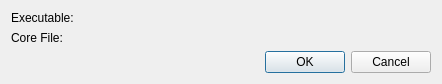
<?xml version="1.0" encoding="UTF-8"?>
<ui version="4.0">
 <class>SelectCoreDialog</class>
 <widget class="QDialog" name="SelectCoreDialog">
  <property name="geometry">
   <rect>
    <x>0</x>
    <y>0</y>
    <width>442</width>
    <height>83</height>
   </rect>
  </property>
  <layout class="QFormLayout" name="formLayout">
   <item row="0" column="0">
    <widget class="QLabel" name="label">
     <property name="text">
      <string>Executable:</string>
     </property>
    </widget>
   </item>
   <item row="0" column="1">
    <widget class="KUrlRequester" name="binaryFile"/>
   </item>
   <item row="1" column="0">
    <widget class="QLabel" name="label_2">
     <property name="text">
      <string>Core File:</string>
     </property>
    </widget>
   </item>
   <item row="1" column="1">
    <widget class="KUrlRequester" name="coreFile"/>
   </item>
   <item row="2" column="0" colspan="2">
    <widget class="QDialogButtonBox" name="buttonBox">
     <property name="standardButtons">
      <set>QDialogButtonBox::Cancel|QDialogButtonBox::Ok</set>
     </property>
    </widget>
   </item>
  </layout>
 </widget>
 <customwidgets>
  <customwidget>
   <class>KUrlRequester</class>
   <extends>QFrame</extends>
   <header>kurlrequester.h</header>
   <container>1</container>
  </customwidget>
 </customwidgets>
 <resources/>
 <connections>
  <connection>
   <sender>buttonBox</sender>
   <signal>accepted()</signal>
   <receiver>SelectCoreDialog</receiver>
   <slot>accept()</slot>
   <hints>
    <hint type="sourcelabel">
     <x>316</x>
     <y>65</y>
    </hint>
    <hint type="destinationlabel">
     <x>316</x>
     <y>89</y>
    </hint>
   </hints>
  </connection>
  <connection>
   <sender>buttonBox</sender>
   <signal>rejected()</signal>
   <receiver>SelectCoreDialog</receiver>
   <slot>reject()</slot>
   <hints>
    <hint type="sourcelabel">
     <x>396</x>
     <y>63</y>
    </hint>
    <hint type="destinationlabel">
     <x>396</x>
     <y>88</y>
    </hint>
   </hints>
  </connection>
 </connections>
</ui>
